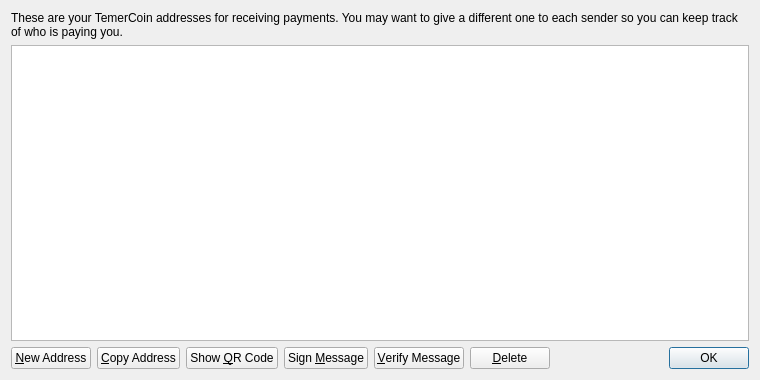
<?xml version="1.0" encoding="UTF-8"?>
<ui version="4.0">
 <class>AddressBookPage</class>
 <widget class="QWidget" name="AddressBookPage">
  <property name="geometry">
   <rect>
    <x>0</x>
    <y>0</y>
    <width>760</width>
    <height>380</height>
   </rect>
  </property>
  <property name="windowTitle">
   <string>Address Book</string>
  </property>
  <layout class="QVBoxLayout" name="verticalLayout">
   <item>
    <widget class="QLabel" name="labelExplanation">
     <property name="text">
      <string>These are your TemerCoin addresses for receiving payments. You may want to give a different one to each sender so you can keep track of who is paying you.</string>
     </property>
     <property name="textFormat">
      <enum>Qt::PlainText</enum>
     </property>
     <property name="wordWrap">
      <bool>true</bool>
     </property>
    </widget>
   </item>
   <item>
    <widget class="QTableView" name="tableView">
     <property name="contextMenuPolicy">
      <enum>Qt::CustomContextMenu</enum>
     </property>
     <property name="toolTip">
      <string>Double-click to edit address or label</string>
     </property>
     <property name="tabKeyNavigation">
      <bool>false</bool>
     </property>
     <property name="alternatingRowColors">
      <bool>true</bool>
     </property>
     <property name="selectionMode">
      <enum>QAbstractItemView::SingleSelection</enum>
     </property>
     <property name="selectionBehavior">
      <enum>QAbstractItemView::SelectRows</enum>
     </property>
     <property name="sortingEnabled">
      <bool>true</bool>
     </property>
     <attribute name="verticalHeaderVisible">
      <bool>false</bool>
     </attribute>
    </widget>
   </item>
   <item>
    <layout class="QHBoxLayout" name="horizontalLayout">
     <item>
      <widget class="QPushButton" name="newAddressButton">
       <property name="toolTip">
        <string>Create a new address</string>
       </property>
       <property name="text">
        <string>&amp;New Address</string>
       </property>
       <property name="icon">
        <iconset resource="../bitcoin.qrc">
         <normaloff>:/icons/add</normaloff>:/icons/add</iconset>
       </property>
      </widget>
     </item>
     <item>
      <widget class="QPushButton" name="copyToClipboard">
       <property name="toolTip">
        <string>Copy the currently selected address to the system clipboard</string>
       </property>
       <property name="text">
        <string>&amp;Copy Address</string>
       </property>
       <property name="icon">
        <iconset resource="../bitcoin.qrc">
         <normaloff>:/icons/editcopy</normaloff>:/icons/editcopy</iconset>
       </property>
      </widget>
     </item>
     <item>
      <widget class="QPushButton" name="showQRCode">
       <property name="text">
        <string>Show &amp;QR Code</string>
       </property>
       <property name="icon">
        <iconset resource="../bitcoin.qrc">
         <normaloff>:/icons/qrcode</normaloff>:/icons/qrcode</iconset>
       </property>
      </widget>
     </item>
     <item>
      <widget class="QPushButton" name="signMessage">
       <property name="toolTip">
        <string>Sign a message to prove you own a TemerCoin address</string>
       </property>
       <property name="text">
        <string>Sign &amp;Message</string>
       </property>
       <property name="icon">
        <iconset resource="../bitcoin.qrc">
         <normaloff>:/icons/edit</normaloff>:/icons/edit</iconset>
       </property>
      </widget>
     </item>
     <item>
      <widget class="QPushButton" name="verifyMessage">
       <property name="toolTip">
        <string>Verify a message to ensure it was signed with a specified TemerCoin address</string>
       </property>
       <property name="text">
        <string>&amp;Verify Message</string>
       </property>
       <property name="icon">
        <iconset resource="../bitcoin.qrc">
         <normaloff>:/icons/transaction_0</normaloff>:/icons/transaction_0</iconset>
       </property>
      </widget>
     </item>
     <item>
      <widget class="QPushButton" name="deleteButton">
       <property name="toolTip">
        <string>Delete the currently selected address from the list</string>
       </property>
       <property name="text">
        <string>&amp;Delete</string>
       </property>
       <property name="icon">
        <iconset resource="../bitcoin.qrc">
         <normaloff>:/icons/remove</normaloff>:/icons/remove</iconset>
       </property>
      </widget>
     </item>
     <item>
      <spacer name="horizontalSpacer">
       <property name="orientation">
        <enum>Qt::Horizontal</enum>
       </property>
       <property name="sizeHint" stdset="0">
        <size>
         <width>40</width>
         <height>20</height>
        </size>
       </property>
      </spacer>
     </item>
     <item>
      <widget class="QDialogButtonBox" name="buttonBox">
       <property name="sizePolicy">
        <sizepolicy hsizetype="Maximum" vsizetype="Fixed">
         <horstretch>0</horstretch>
         <verstretch>0</verstretch>
        </sizepolicy>
       </property>
       <property name="standardButtons">
        <set>QDialogButtonBox::Ok</set>
       </property>
      </widget>
     </item>
    </layout>
   </item>
  </layout>
 </widget>
 <resources>
  <include location="../bitcoin.qrc"/>
 </resources>
 <connections/>
</ui>
